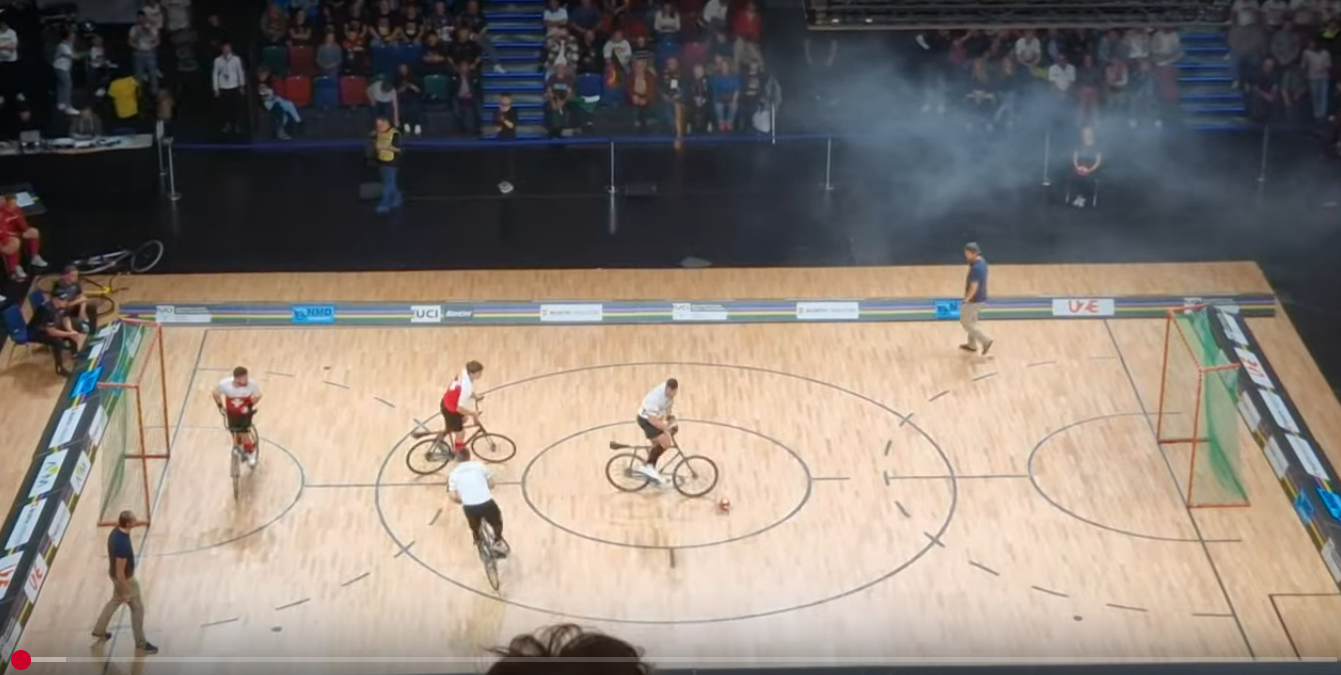
#> input picture ball.png, 1341 x 675 px
$ python main.py
#> lines starting #> are read from the running program, lines starting #| are printed output that depends on the picture; after the words box and inside, x2 and y2 are one past the last pixel; in counts of white or black regions, pixels touching at a corner belong together
import cv2
import numpy as np

# Bild laden
image = cv2.imread("ball.png")
#> image is the input picture: shape (675, 1341, 3); mean B, G, R 117.3, 125.1, 134.8
hsv_image = cv2.cvtColor(image, cv2.COLOR_BGR2HSV)
#> hsv_image: shape (675, 1341, 3); mean H, S, V 57.6, 59.8, 141.9

# Farbgrenzen definieren (z. B. Weiß/Grau und Streifenfarben)
# Passen Sie diese Werte basierend auf Ihrer Farbwertanalyse an
lower_white = np.array([0, 0, 150])
upper_white = np.array([180, 80, 255])

lower_color = np.array([0,50,50])  # Beispiel: Orange
upper_color = np.array([10,255,255])  # Beispiel: Orange

# Masken erstellen
white_mask = cv2.inRange(hsv_image, lower_white, upper_white)
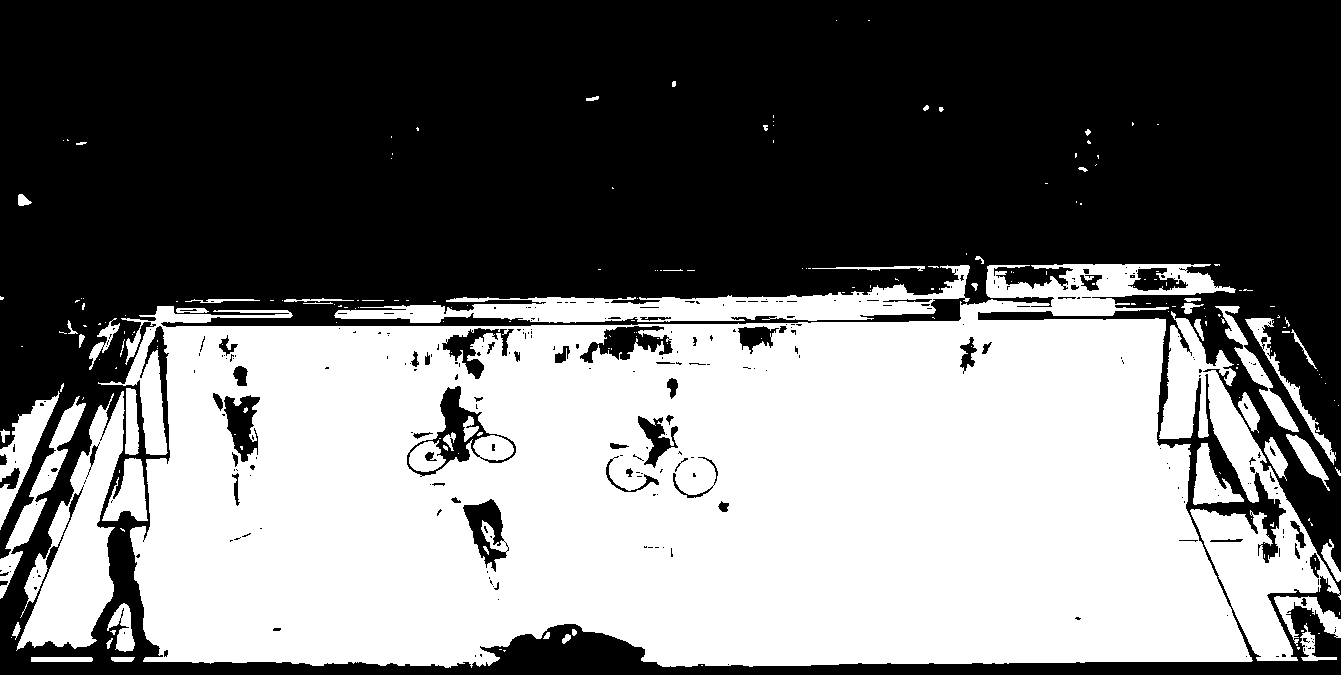
#> white_mask: shape (675, 1341); 45.5% white; 215 white regions (159 under 20 px), largest, box (x1, y1, x2, y2) and area: (98, 264, 1253, 668) 347667, (1159, 311, 1341, 661) 18447, (16, 391, 125, 651) 12476
color_mask = cv2.inRange(hsv_image, lower_color, upper_color)
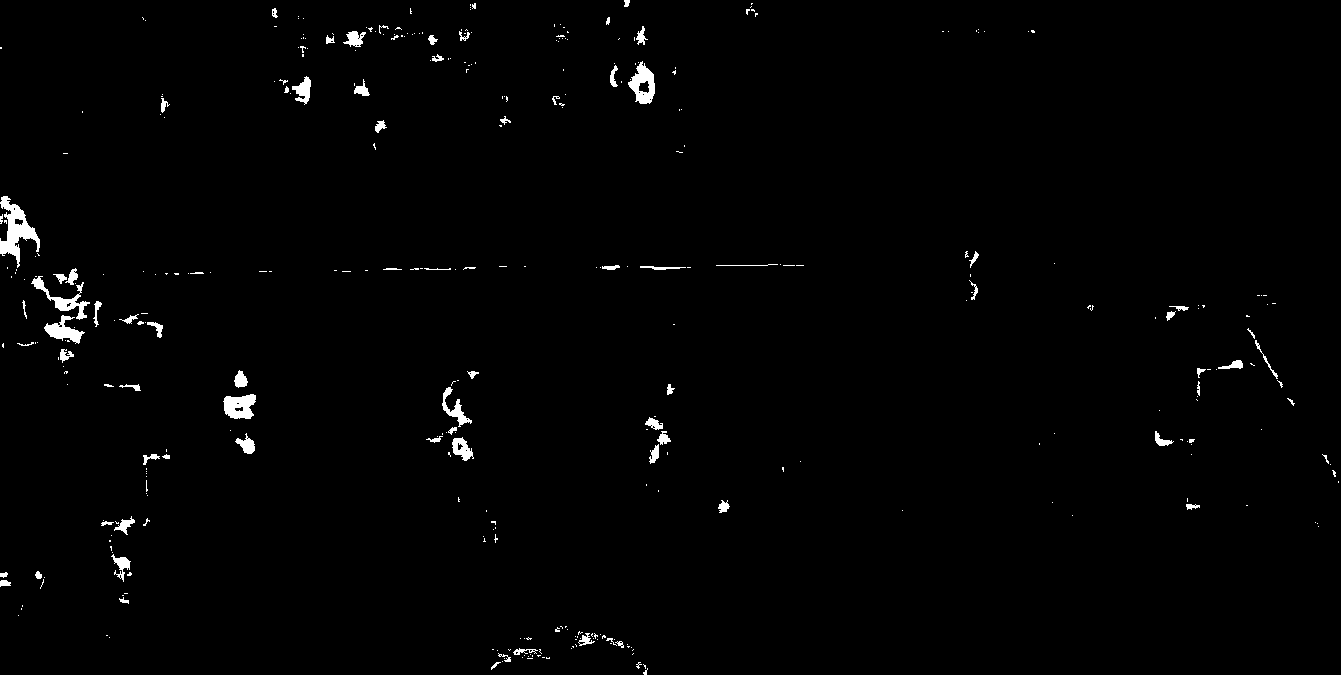
#> color_mask: shape (675, 1341); 1.1% white; 371 white regions (290 under 20 px), largest, box (x1, y1, x2, y2) and area: (0, 196, 40, 268) 1135, (628, 61, 655, 104) 638, (223, 394, 256, 419) 604

# Kombinierte Maske
combined_mask = cv2.bitwise_or(white_mask, color_mask)
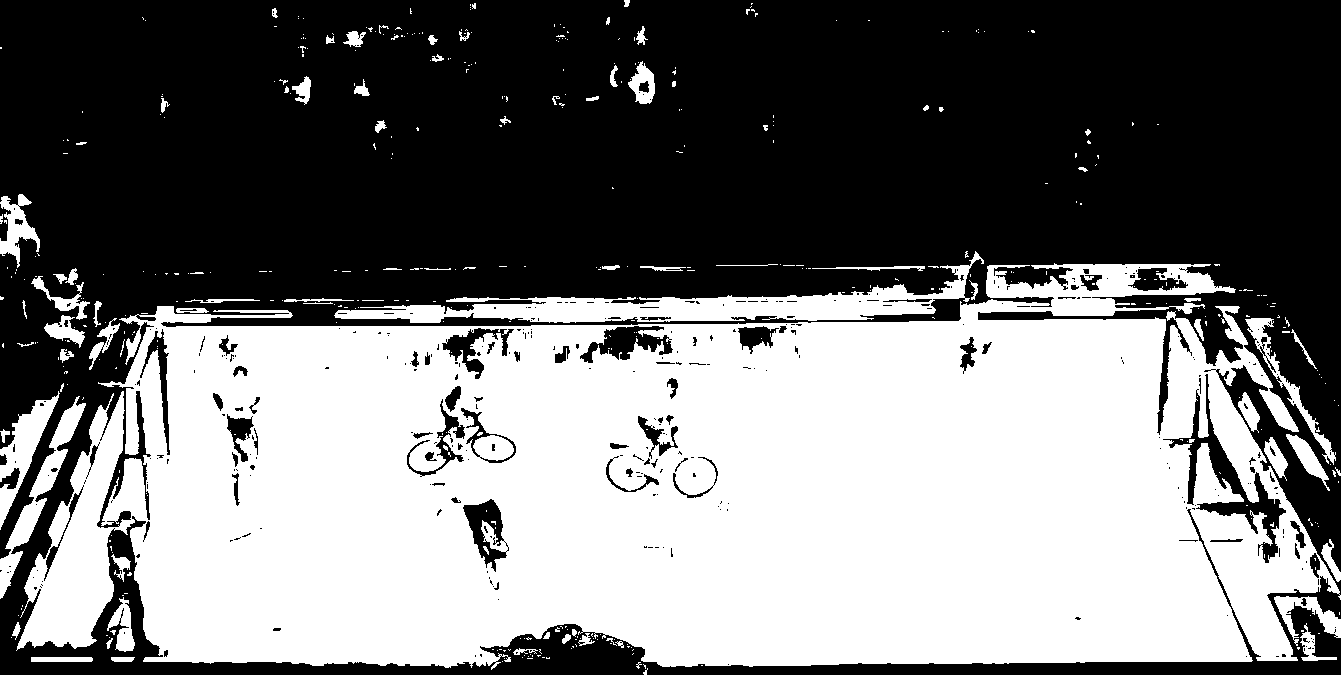
#> combined_mask: shape (675, 1341); 46.6% white; 456 white regions (374 under 20 px), largest, box (x1, y1, x2, y2) and area: (16, 263, 1341, 670) 388337, (334, 251, 984, 323) 12325, (0, 396, 86, 599) 3055

# Maske auf Bild anwenden
filtered_image = cv2.bitwise_and(image, image, mask=combined_mask)
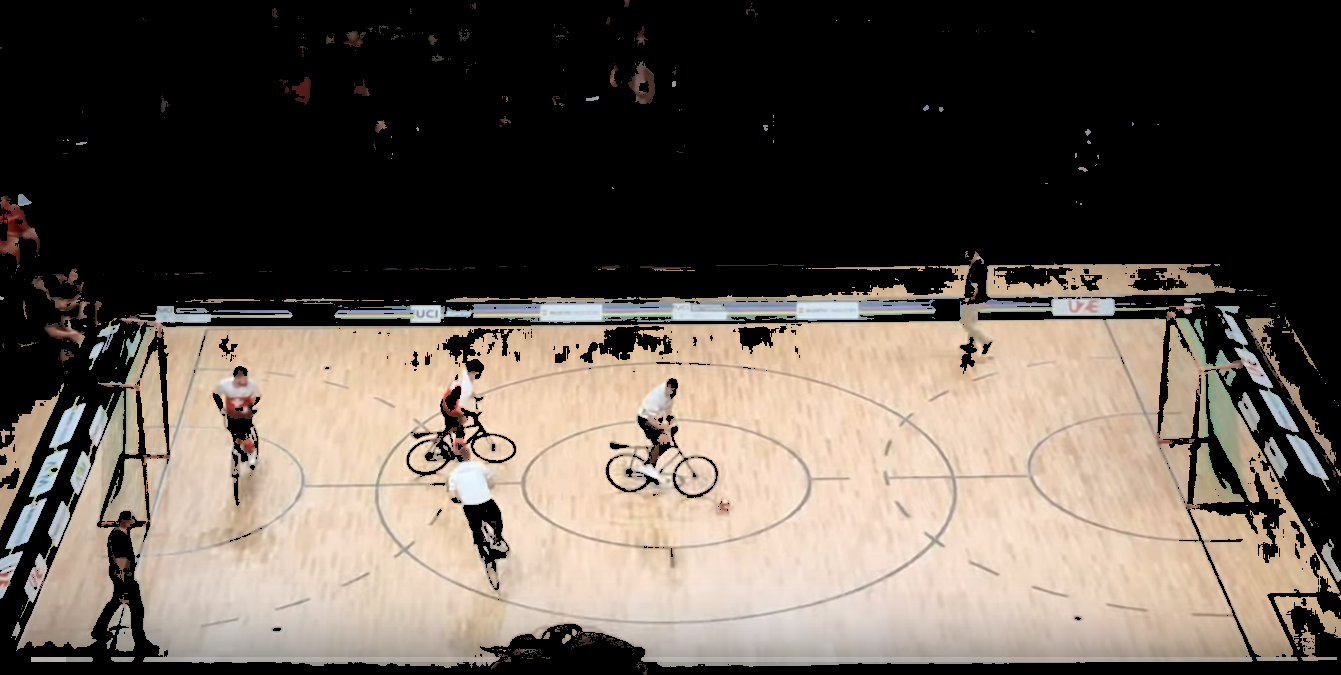
#> filtered_image: shape (675, 1341, 3); mean B, G, R 80.8, 89.7, 99.4

cv2.imwrite("ballf.png", filtered_image)

# Ergebnisse anzeigen
cv2.imshow("Originalbild", image)
cv2.imshow("Gefiltertes Bild", filtered_image)
cv2.waitKey(0)
cv2.destroyAllWindows()
